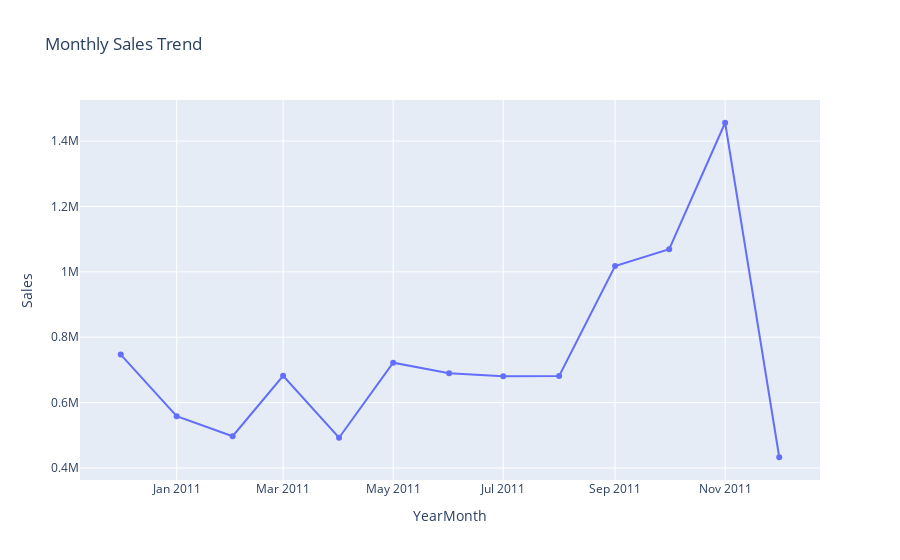

Source (notebook cell):
### Code cell
yearly_sales = df.groupby(['Year' , 'Month'])['Sales'].sum().reset_index()
yearly_sales['YearMonth'] = pd.to_datetime(yearly_sales[['Year' , 'Month']].assign(DAY=1))
px.line(yearly_sales , x='YearMonth' , y='Sales' , markers = True , title='Monthly Sales Trend')

### Figure 1 — Plotly figure (JSON) as saved in the notebook; plotly's stock layout.template omitted (floating-point values rounded to 4 significant figures)
{"data": [{"hovertemplate": "YearMonth=%{x}<br>Sales=%{y}<extra></extra>", "legendgroup": "", "line": {"color": "#636efa", "dash": "solid"}, "marker": {"symbol": "circle"}, "mode": "lines+markers", "name": "", "orientation": "v", "showlegend": false, "type": "scatter", "x": ["2010-12-01T00:00:00", "2011-01-01T00:00:00", "2011-02-01T00:00:00", "2011-03-01T00:00:00", "2011-04-01T00:00:00", "2011-05-01T00:00:00", "2011-06-01T00:00:00", "2011-07-01T00:00:00", "2011-08-01T00:00:00", "2011-09-01T00:00:00", "2011-10-01T00:00:00", "2011-11-01T00:00:00", "2011-12-01T00:00:00"], "xaxis": "x", "y": [746700.0, 558400.0, 497000.0, 682000.0, 492400.0, 722100.0, 690000.0, 680200.0, 681400.0, 1018000.0, 1069000.0, 1456000.0, 432700.0], "yaxis": "y"}], "layout": {"legend": {"tracegroupgap": 0}, "title": {"text": "Monthly Sales Trend"}, "xaxis": {"anchor": "y", "domain": [0, 1], "title": {"text": "YearMonth"}}, "yaxis": {"anchor": "x", "domain": [0, 1], "title": {"text": "Sales"}}}}
